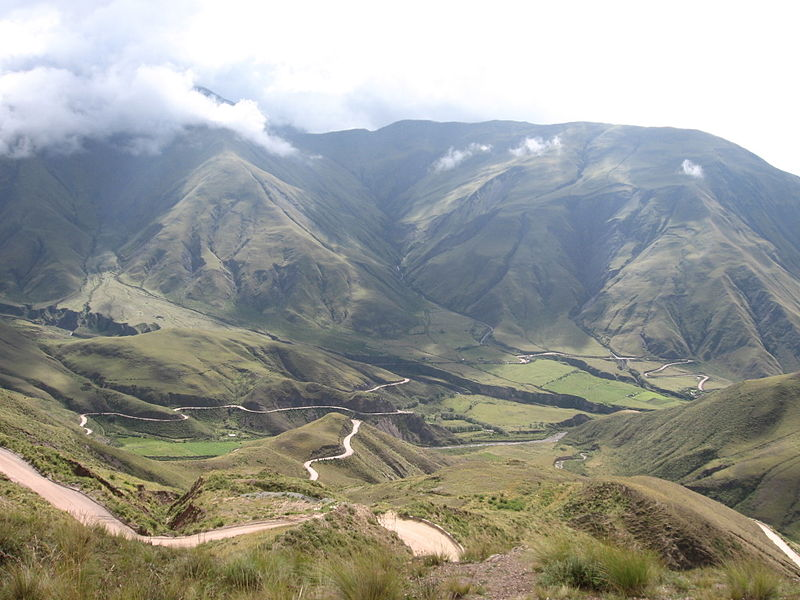
#> input picture Paisaje.jpg, 800 x 600 px, found by its file name
$ python Canny.py
#> lines starting #> are read from the running program, lines starting #| are printed output that depends on the picture

# Controlar el canny
# de cualquier imagen
# con Trackbars

import cv2

def nada():
	pass

# Leer imagen

url = 'C:/Users/Bradalis/Desktop/LenguajesDeProgramacion/Icon/Imagenes/Paisaje.jpg'
img = cv2.imread(url)
#> img is the input picture: shape (600, 800, 3); mean B, G, R 149.7, 155, 153.3
img = cv2.resize(img, (400, 300))
#> img: shape (300, 400, 3)

cv2.namedWindow('canny')
cv2.createTrackbar('bajo', 'canny', 0, 255, nada)
#> slider 'bajo' is set to 85
cv2.createTrackbar('alto', 'canny', 0, 255, nada)
#> slider 'alto' is set to 85

switch = '0 : 0FF \n 1 : ON'
cv2.createTrackbar(switch, 'canny', 0, 1, nada)
#> slider '0 : 0FF \n 1 : ON' is set to 1

while True:

	bajo = cv2.getTrackbarPos('bajo', 'canny')
	alto = cv2.getTrackbarPos('alto', 'canny')
	s = cv2.getTrackbarPos(switch, 'canny')

	if s == 0:
		borde = img
	else:
		borde = cv2.Canny(img, bajo, alto)
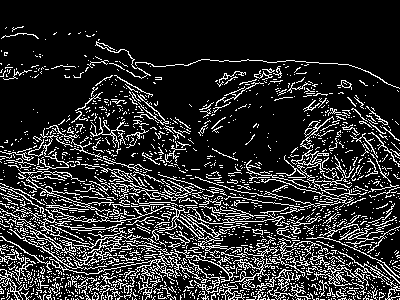
#> borde: shape (300, 400); 17.1% white in thin lines or dots

	# Mostrar imagen

	cv2.imshow('Imagen original', img)
	cv2.imshow('Imagen canny', borde)

	c = cv2.waitKey(1) & 0XFF
#> (key Esc is pressed here)

	if c == 27:
		break

cv2.destroyAllWindows()

$ run again, with Colores.jpg copied over Paisaje.jpg
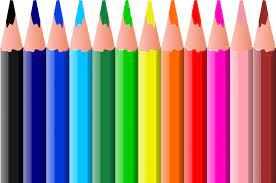
#> input picture Colores.jpg, 276 x 183 px, found by its file name
#> img is the input picture: shape (183, 276, 3); mean B, G, R 131.3, 135.8, 160.1
#> `img = cv2.resize(img, (400, 300))`:
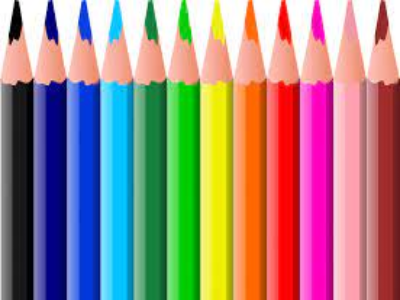
#> img: shape (300, 400, 3); mean B, G, R 131.2, 135.7, 160
#> `borde = cv2.Canny(img, bajo, alto)`:
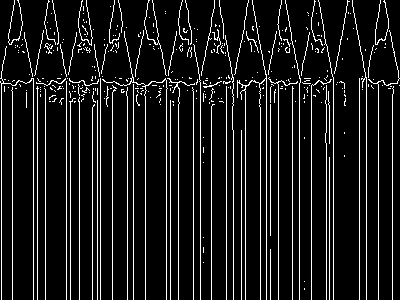
#> borde: shape (300, 400); 10% white in thin lines or dots
